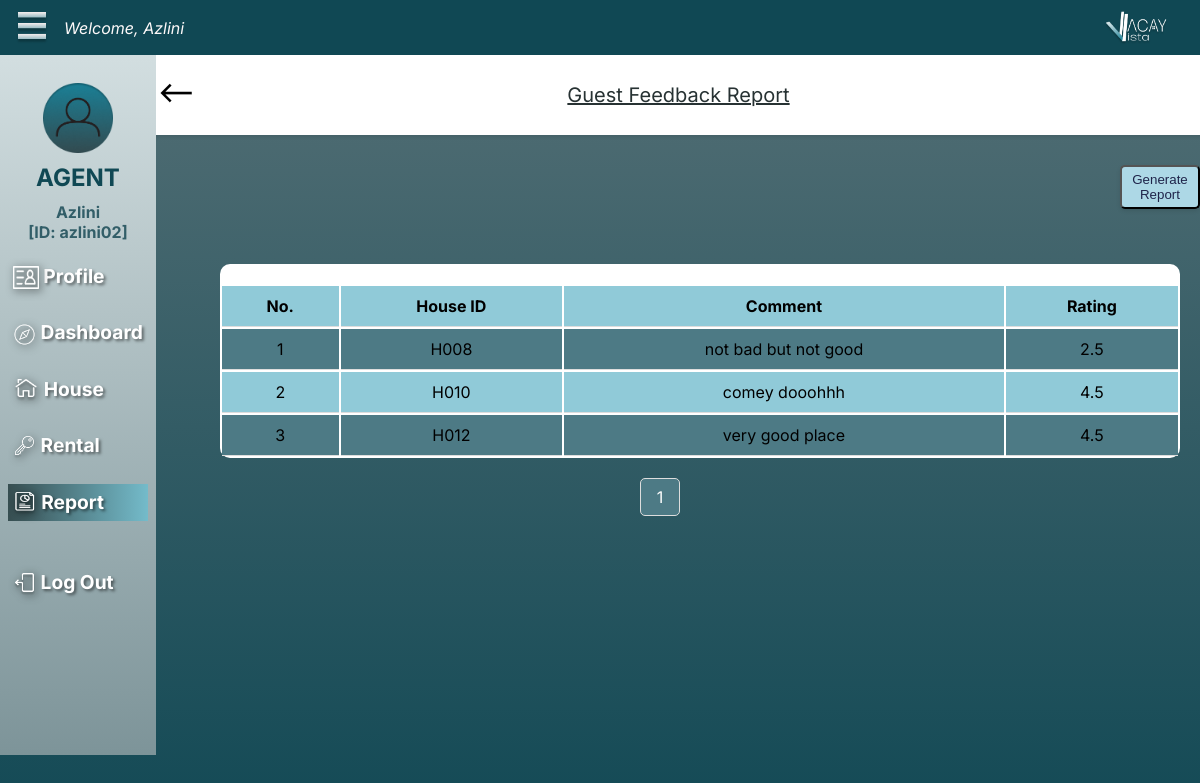
Page /AReportFeedback.php (signed in) on the committed database.
### tables this page shows
CREATE TABLE `feedback` (
  `feedback_id` varchar(10) NOT NULL,
  `feedback_rating` double DEFAULT NULL,
  `feedback_comment` varchar(100) DEFAULT NULL,
  `house_id` varchar(10) DEFAULT NULL,
  `rental_id` varchar(10) DEFAULT NULL
);

### AReportFeedback.php (the view, shortened to what this page needs)
<?php
require_once("dbConnect.php");
$sql = "SELECT agent_id, agent_name, agent_gender, agent_birthOfDate, agent_address, agent_contactNo, agent_email FROM agent WHERE agent_id = ?";
if ($stmt = mysqli_prepare($dbCon, $sql)) {
    mysqli_stmt_bind_param($stmt, "s", $param_username);
    if (mysqli_stmt_execute($stmt)) {
        mysqli_stmt_store_result($stmt);
        if (mysqli_stmt_num_rows($stmt) == 1) {
            mysqli_stmt_bind_result($stmt, $id, $name, $gender, $birthdate, $address, $phone, $email);
        } else {
            echo "User doesn't exist.";
            exit;
        }
    } else {
        echo "Oops! Something went wrong. Please try again later.";
        exit;
    }
}
$results_per_page = 10;
$page = isset($_GET['page']) ? $_GET['page'] : 1;
$sql_feedback = "SELECT house_id, feedback_rating, feedback_comment
        FROM feedback
        WHERE house_id IN (SELECT house_id FROM house WHERE agent_id = ?)
        LIMIT ?, ?";
if ($stmt_feedback = mysqli_prepare($dbCon, $sql_feedback)) {
    mysqli_stmt_bind_param($stmt_feedback, "sii", $param_agent_id, $param_offset, $param_results_per_page);
    if (mysqli_stmt_execute($stmt_feedback)) {
        $result = mysqli_stmt_get_result($stmt_feedback);
    } else {
        echo "Oops! Something went wrong. Please try again later.";
        exit;
    }
}
$sql_count = "SELECT COUNT(*) AS total FROM feedback WHERE house_id IN (SELECT house_id FROM house WHERE agent_id = ?)";
if ($stmt_count = mysqli_prepare($dbCon, $sql_count)) {
    mysqli_stmt_bind_param($stmt_count, "s", $param_agent_id_count);
    if (mysqli_stmt_execute($stmt_count)) {
        $result_count = mysqli_stmt_get_result($stmt_count);
        $row_count = mysqli_fetch_assoc($result_count);
        $total_pages = ceil($row_count['total'] / $results_per_page);
    } else {
        echo "Oops! Something went wrong. Please try again later.";
        exit;
    }
}
?>
<!DOCTYPE html>
<html lang="en">
<head>
    <link rel="stylesheet" href="css/guestStyle.css">
</head>
<body>
<div class="nav_top">
    <nav>
        <div class="left-section">
            <img src="image/optionIcon.png" style="height: 2rem; width: 2rem;">
            <div class="welcomeUser">
                <p>Welcome, <?php echo htmlspecialchars($name); ?></p>
            </div>
        </div>
        <img src="image/logoVV.png" style="height: auto; width: 4rem;">
    </nav>
</div>
<div class="nav_left">
    <nav>
        <br>
        <img src="image/userIcon.png" style="height: 70px; width: 70px;">
        <h2 style="color: #104854;; margin:10px; "><b>AGENT</b></h2>
        <p style="color: #325E68; font-size: 1em; margin:0 5px; text-align: left;"><?php echo htmlspecialchars($name); ?></p>
        <p style="color: #325E68; font-size: 1em; margin:0 5px; text-align: left;">[ID: <?php echo htmlspecialchars($id); ?>]</p>
        <ul>
            <h3 >
                <a href="AProfile.php">
                    <img src="image/profileIcon.png" class="icon"> Profile
                </a>
            </h3>
            <h3>
                <a href="ADashboard.php">
                    <img src="image/exploreIcon.png" class="icon"> Dashboard
                </a>
            </h3>
            <h3>
                <a href="AHouse.php">
                    <img src="image/houseIcon.png" class="icon"> House
                </a>
            </h3>
            <h3>
                <a href="ARentalRequest.php">
                    <img src="image/keyIcon.png" class="icon"> Rental
                </a>
            </h3>
            <h3 style="background: linear-gradient(90deg, #374E51 0%, #74BBCA 100%);">
                <a href="AReport.php">
                    <img src="image/reportIcon.png" class="icon"> Report
                </a>
            </h3>
            <h3><br>
                <a href="Logout.php">
                    <img src="image/logoutIcon.png" class="icon"> Log Out
                </a>
            </h3>
        </ul>
    </nav>
</div>
<div class="content_section_title">
    <a href="AReport.php">
        <img src="image/back_symbol.png" class="icon">
    </a>
    <div><u>Guest Feedback Report</u></div>
</div>
<div class="generate-report">
    <button class="btn" onclick="generateReport()">Generate Report</button>
</div>
<div class="content_section_report">
    <br>
    <table style="align-items: center;">
        <thead>
        <tr>
            <th>No.</th>
            <th>House ID</th>
            <th>Comment</th>
            <th>Rating</th>
        </tr>
        </thead>
        <tbody>
        <?php
        $count = 1;
        while ($row = mysqli_fetch_assoc($result)):
            ?>
            <tr class="<?php echo $count % 2 == 0 ? 'row2' : 'row1'; ?>">
                <td><?php echo $count; ?></td>
                <td><?php echo $row['house_id']; ?></td>
                <td><?php echo $row['feedback_comment']; ?></td>
                <td><?php echo $row['feedback_rating']; ?></td>
            </tr>
            <?php $count++; ?>
        <?php endwhile; ?>
        </tbody>
    </table>
</div>
<div class="pagination">
    <?php for ($i = 1; $i <= $total_pages; $i++): ?>
        <a href="?page=<?php echo $i; ?>" class="<?php if ($i == $page) echo 'active'; ?>"><?php echo $i; ?></a>
    <?php endfor; ?>
</div>
</body>
</html>

### css/guestStyle.css (style rules this page uses)
body { margin: 0; padding: 0; min-height: 100vh; background: linear-gradient(180deg, #567076 0%, #104854 100%); font-family: "Inter", sans-serif; }
.nav_top { position: fixed; top: 0; left: 0; width: 100%; background: #104854; z-index: 999; }
.nav_top nav { display: flex; align-items: center; justify-content: space-between; width: 96%; height: 55px; margin-left: 1rem; }
.nav_top .left-section { display: flex; align-items: center; gap: 1rem; }
.welcomeUser { color: #FDF9F9; font-size: 1em; font-family: Inter; font-style: italic; font-weight: 400; white-space: nowrap; }
.nav_left { position: fixed; top: 55px; left: 0; width: auto; background: linear-gradient(180deg, #D2DEE0 0%, #7D9499 100%); z-index: 999; min-height: 700px; }
.nav_left nav { display: flex; flex-direction: column; align-items: center; justify-content: flex-start; padding: 8px; }
.nav_left p { font-size: 20px; font-weight: 700; }
.nav_left h3 { font-size: 1.2em; font-weight: 700; color: white; margin-top: 0; text-shadow: 2px 2px 3px rgba(0, 0, 0, 0.5); padding:5px; }
.nav_left nav ul { list-style: none; padding: 0; width: 100%; }
.nav_left nav ul a { text-decoration: none; transition: 0.3s; border-top: 1.8px solid transparent; border-bottom: 1.8px solid transparent; display: inline-block; color: white; }
.nav_left h3 a .icon { vertical-align: middle; height: 1.2em; width: auto; filter: drop-shadow(2px 2px 4px rgba(0, 0, 0, 0.8)); }

### AReportFeedback.php (style rules this page uses)
.content_section_title { background-color: white; margin-top: 55px; margin-left: 150px; display: flex; flex-direction: row; align-items: center; justify-content: space-between; width: calc(100% - 163px); height: 60px; padding: 10px; box-shadow: 0px 2px 4px rgba(0, 0, 0, 0.1); position: relative; }
.content_section_title a { position: absolute; }
.content_section_title div { width: 100%; text-align: center; color: #273233; font-size: 20px; }
.content_section_report { background-color: white; margin-top: 55px; margin-left: 220px; display: flex; flex-direction: column; align-items: center; width: 80%; height: 70%; border-radius: 10px; }
table { text-align: center; width: 100%; border: #273233; }
th, td { padding: 10px; text-align: center; border-bottom: 1px solid #ddd; }
th { background-color: #90cad8; }
tr:nth-child(even) { background-color: #f9f9f9; }
tr:nth-child(odd) { background-color: #ffffff; }
tr.row1 { background-color:#4d7a85; }
tr.row2 { background-color: #90cad8; }
.pagination { display: flex; justify-content: center; margin: 20px 0; margin-left: 120px; }
.pagination a { margin: 0 5px; padding: 8px 16px; text-decoration: none; background-color: #90cad8; color: #273233; border-radius: 5px; border: 1px solid #ddd; }
.pagination a.active { background-color: #4d7a85; color: white; }
.btn { text-decoration: none; color: #1f244a; background-color: lightblue; padding: 5px 10px; border-radius: 5px; margin-top: 10px; display: inline-block; box-shadow: 0 2px 4px rgba(0, 0, 0, 0.1); cursor: pointer; }
.generate-report { margin-left: 1120px; margin-top: 20px; }

### rows in the picture
feedback: house "H008", feedback_comment "not bad but not good", feedback_rating "2.5"
feedback: house "H010", feedback_comment "comey dooohhh", feedback_rating "4.5"
feedback: house "H012", feedback_comment "very good place", feedback_rating "4.5"

### other values in the picture
$name "Azlini"
$id "azlini02"
